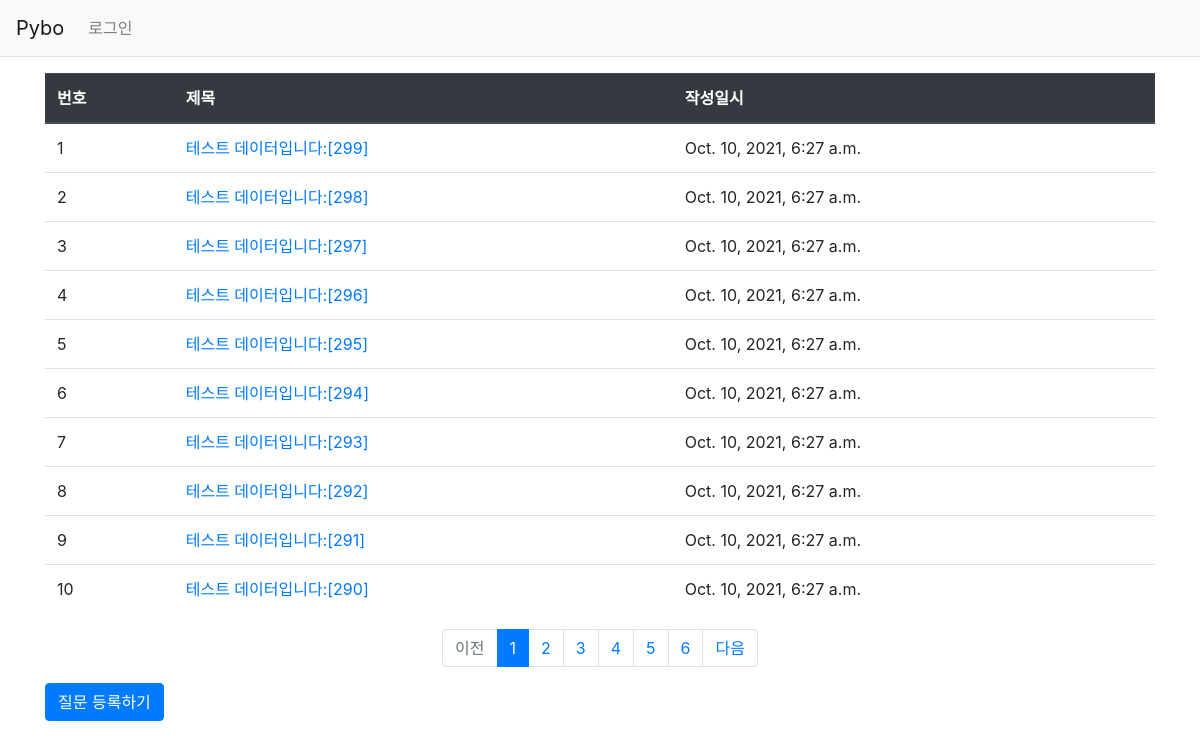
Screenshot of /pybo/ with the database file from the repository.
### pybo/models.py (models this page shows, shortened)
class Question(models.Model):
    subject = models.CharField(max_length=200)
    content = models.TextField()
    create_date = models.DateTimeField()

### pybo/views.py (the view)
# urls.py: path('', views.index, name='index'),
def index(request):
    page = request.GET.get('page', '1') # 페이지
    question_list = Question.objects.order_by('-create_date')
    paginator = Paginator(question_list, 10) # 페이지당 10개씩 보요주기
    page_obj = paginator.get_page(page)
    context = {'question_list': page_obj}
    return  render(request, 'pybo/question_list.html', context)

### templates/pybo/question_list.html
{% extends 'base.html' %}
{% block content %}
<div class="container my-3">
    <table class="table">
        <thead>
        <tr class="thead-dark">
            <th>번호</th>
            <th>제목</th>
            <th>작성일시</th>
        </tr>
        </thead>
        <tbody>
        {% if question_list %}
        {% for question in question_list %}
        <tr>
            <td>{{ forloop.counter }}</td>
            <td>
                <a href="{% url 'pybo:detail' question.id %}">{{ question.subject }}</a>
            </td>
            <td>{{ question.create_date }}</td>
        </tr>
        {% endfor %}
        {% else %}
        <tr>
            <td colspan="3">질문이 없습니다.</td>
        </tr>
        {% endif %}
        </tbody>
    </table>
    <ul class="pagination justify-content-center">
        {% if question_list.has_previous %}
        <li class="page-item">
            <a class="page-link" href="?page={{ question_list.previous_page_number }}">이전</a>
        </li>
        {% else %}
        <li class="page-item disabled">
            <a class="page-link" tabindex="-1" aria-disabled="true" href="#">이전</a>
        </li>
        {% endif %}
        {% for page_number in question_list.paginator.page_range %}
        {% if page_number >= question_list.number|add:-5 and page_number <= question_list.number|add:5 %}
            {% if page_number == question_list.number %}
            <li class="page-item active" aria-current="page">
                <a class="page-link" href="?page={{ page_number }}">{{ page_number }}</a>
            </li>
            {% else %}
            <li class="page-item">
                <a class="page-link" href="?page={{ page_number }}">{{ page_number }}</a>
            </li>
            {% endif %}
        {% endif %}
        {% endfor %}
        {% if question_list.has_next %}
        <li class="page-item">
            <a class="page-link" href="?page={{ question_list.next_page_number }}">다음</a>
        </li>
        {% else %}
        <li class="page-item disabled">
            <a class="page-link" tabindex="-1" aria-disabled="true" href="#">다음</a>
        </li>
        {% endif %}
    </ul>
    <a href="{% url 'pybo:question_create' %}" class="btn btn-primary">질문 등록하기</a>
</div>
{% endblock %}

### templates/base.html (shortened to what this page needs)
{% load static %}
<!doctype html>
<html lang="ko">
    <head>
        <link rel="stylesheet" type="text/css" href="{% static 'bootstrap.min.css' %}">
        <link rel="stylesheet" type="text/css" href="{% static 'style.css' %}">
    </head>
    <body>
        {% include "navbar.html" %}
        {% block content %}
        {% endblock %}
    </body>
</html>

### templates/navbar.html (shortened to what this page needs)
<nav class="navbar navbar-expand-lg navbar-light bg-light border-bottom">
    <a class="navbar-brand" href="{% url 'pybo:index' %}">Pybo</a>
    <div class="collapse navbar-collapse flex-grow-0" id="navbarNav">
        <ul class="navbar-nav">
            <li class="nav-item ">
                <a class="nav-link" href="#">로그인</a>
            </li>
        </ul>
    </div>
</nav>

### rows the page displays
Question: subject "테스트 데이터입니다:[299]", create_date "Oct. 10, 2021, 6:27 a.m."
Question: subject "테스트 데이터입니다:[298]", create_date "Oct. 10, 2021, 6:27 a.m."
Question: subject "테스트 데이터입니다:[297]", create_date "Oct. 10, 2021, 6:27 a.m."
Question: subject "테스트 데이터입니다:[296]", create_date "Oct. 10, 2021, 6:27 a.m."
Question: subject "테스트 데이터입니다:[295]", create_date "Oct. 10, 2021, 6:27 a.m."
Question: subject "테스트 데이터입니다:[294]", create_date "Oct. 10, 2021, 6:27 a.m."
Question: subject "테스트 데이터입니다:[293]", create_date "Oct. 10, 2021, 6:27 a.m."
Question: subject "테스트 데이터입니다:[292]", create_date "Oct. 10, 2021, 6:27 a.m."
Question: subject "테스트 데이터입니다:[291]", create_date "Oct. 10, 2021, 6:27 a.m."
Question: subject "테스트 데이터입니다:[290]", create_date "Oct. 10, 2021, 6:27 a.m."

### other values shown
{{ page_number }} "1"
{{ page_number }} "2" "3" "4" "5" "6"
